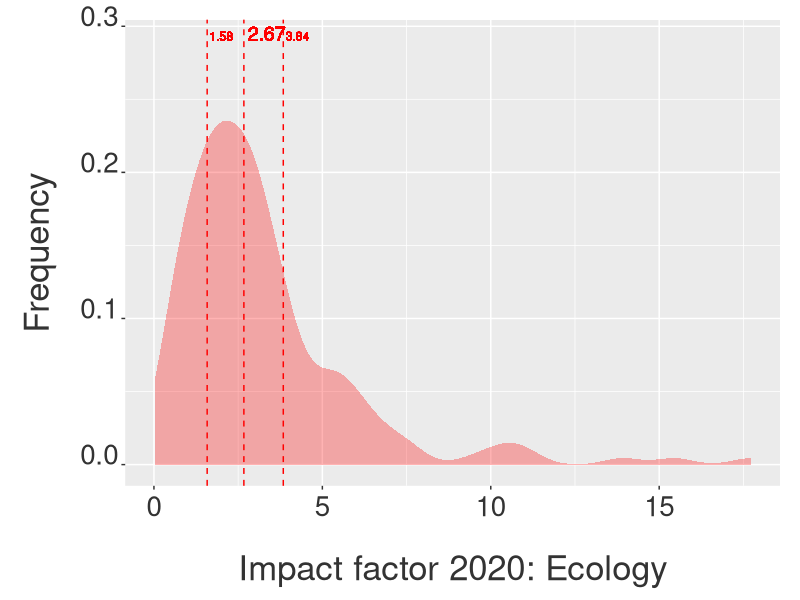

This figure's R source: (Note: this script raises an error after producing the figure.)
################################################################################
##### Impact factor analysis of the journals classified as "Ecology" (JCR)
##### and "Biodiversity" (CAPES).
##### Ecological Synthesis Lab: https://marcomellolab.wordpress.com.
##### Author: Marco Mello.
##### See README for further info:
##### https://github.com/marmello77/ImpactFactor/blob/master/README.md
################################################################################


################################################################################
##### Get ready
################################################################################


setwd(dirname(rstudioapi::getActiveDocumentContext()$path))

rm(list= ls())

library(ggplot2)
library(plyr)
library(RColorBrewer)
library(reshape2)
library(tidyverse)


################################################################################
##### Ecology
################################################################################


# Importação de dados no formato usado até 2020:

#jcreco = read.csv("data/jcr ecology 2020.csv", na = "Not Available",
#skip = 1, header = T)
#neco<-dim(jcreco)[1]
#jcreco<-jcreco[1:(neco-2),]
#jcreco<-jcreco[,1:(ncol(jcreco)-1)]


# OBS: no formato adotado pelo JCR a partir de 2021, é preciso remover a última
# coluna vazia que vem no CSV. Isso pode ser feito manualmente ou através dos
# novos códigos abaixo.

# Método 1
#fl <- "data/jcr ecology 2020.csv"
#txt <- readLines(fl)
#txt <- txt[-1]
#txt <- sub(",$", "", txt)
#con <- textConnection(txt)
#df1 <- read.csv(con)
#close(con)
#head(df1)

#Método 2

jcreco <- read.table("data/jcr ecology 2020.csv", sep=",", 
                 skip=2, fill=T, header=T, row.names=NULL,
                 na.strings = "n/a")
names(jcreco)[-ncol(jcreco)] <- names(jcreco)[-1]
jcreco <- jcreco[,-ncol(jcreco)]
jcreco <- jcreco[1:(nrow(jcreco)-2),]
jcreco$Total.Citations <- as.integer(gsub(",", "", jcreco$Total.Citations))

head(jcreco)
tail(jcreco)
colnames(jcreco)
str(jcreco)
dim(jcreco)
sum(is.na(jcreco))

jcreco.med <- summarise(jcreco, 
                        IFmedian = median(X2020.JIF, na.rm = T))
jcreco.med
eco.med = round(jcreco.med[1,1], digits = 2)
eco.med

jcreco.qua1 <- summarise(jcreco, 
                         IFqua1 = quantile(X2020.JIF, na.rm = T))
class(jcreco.qua1)
head(jcreco.qua1)
str(jcreco.qua1)
eco.qua1 = round(jcreco.qua1[2,1], digits = 2)
eco.qua1

jcreco.qua2 <- summarise(jcreco, 
                         IFqua2 = quantile(X2020.JIF, na.rm = T))
class(jcreco.qua2)
head(jcreco.qua2)
str(jcreco.qua2)
eco.qua2 = round(jcreco.qua2[4,1], digits = 2)
eco.qua2

p1 <- ggplot(jcreco, aes(x=X2020.JIF)) +
  geom_density(color = F, fill = "red", alpha = 0.3, position = "identity") +
  xlab("Impact factor 2020: Ecology") + 
  ylab("Frequency") +
  theme(axis.text.x = element_text(colour="grey20",size=20,
                                   angle=0,hjust=.5,vjust=.5,face="plain"),
        axis.text.y = element_text(colour="grey20",size=20,
                                   angle=0,hjust=1,vjust=0,face="plain"),
        axis.title.x = element_text(colour="grey20",size=25,
                                    angle=0,hjust=.5,vjust=0,face="plain"),
        axis.title.y = element_text(colour="grey20",size=25,
                                    angle=90,hjust=.5,vjust=.5,face="plain")) +
  theme(plot.margin = unit(c(0.5,0.5,0.5,0.5),"cm")) +
  theme(axis.title.y=element_text(margin=margin(0,20,0,0)),
        axis.title.x=element_text(margin=margin(20,0,0,0))) +
  geom_vline(data=jcreco.med, aes(xintercept=eco.med),
             linetype="dashed", size=0.5, color = "red") +
  geom_text(aes(eco.med, 0.29, label = eco.med, angle = 0, 
                hjust = -0.1, vjust = 0), size = 5, color = "red") +
  geom_vline(data=jcreco.qua1, aes(xintercept=eco.qua1),
             linetype="dashed", size=0.5, color = "red") +
  geom_text(aes(eco.qua1, 0.29, label = eco.qua1, angle = 0, 
                hjust = -0.1, vjust = 0), size = 3, color = "red") +
  geom_vline(data=jcreco.qua1, aes(xintercept=eco.qua2),
             linetype="dashed", size=0.5, color = "red") +
  geom_text(aes(eco.qua2, 0.29, label = eco.qua2, angle = 0,
                hjust = -0.1, vjust = 0), size = 3, color = "red")

p1
png(filename= "figures/ecology 2020.png", 
    res= 300,  height= 16, 
    width=26, unit="cm")
p1
dev.off()


################################################################################
##### Biodiversity
################################################################################


jcroce <- read.table("data/jcr oceanography 2020.csv", sep=",", 
                     skip=2, fill=T, header=T, row.names=NULL,
                     na.strings = "n/a")
names(jcroce)[-ncol(jcroce)] <- names(jcroce)[-1]
jcroce <- jcroce[,-ncol(jcroce)]
jcroce <- jcroce[1:(nrow(jcroce)-2),]
jcroce$Total.Citations <- as.integer(gsub(",", "", jcroce$Total.Citations))


jcrpla <- read.table("data/jcr plant sciences 2020.csv", sep=",", 
                     skip=2, fill=T, header=T, row.names=NULL,
                     na.strings = "n/a")
names(jcrpla)[-ncol(jcrpla)] <- names(jcrpla)[-1]
jcrpla <- jcrpla[,-ncol(jcrpla)]
jcrpla <- jcrpla[1:(nrow(jcrpla)-2),]
jcrpla$Total.Citations <- as.integer(gsub(",", "", jcrpla$Total.Citations))


jcrzoo <- read.table("data/jcr zoology 2020.csv", sep=",", 
                     skip=2, fill=T, header=T, row.names=NULL,
                     na.strings = "n/a")
names(jcrzoo)[-ncol(jcrzoo)] <- names(jcrzoo)[-1]
jcrzoo <- jcrzoo[,-ncol(jcrzoo)]
jcrzoo <- jcrzoo[1:(nrow(jcrzoo)-2),]
jcrzoo$Total.Citations <- as.integer(gsub(",", "", jcrzoo$Total.Citations))


head(jcroce)
tail(jcroce)
colnames(jcroce)
str(jcroce)
dim(jcroce)
sum(is.na(jcroce))

head(jcrpla)
tail(jcrpla)
colnames(jcrpla)
str(jcrpla)
dim(jcrpla)
sum(is.na(jcrpla))

head(jcrzoo)
tail(jcrzoo)
colnames(jcrzoo)
str(jcrzoo)
dim(jcrzoo)
sum(is.na(jcrzoo))

jcrbio <- rbind(jcreco, jcroce[1:nrow(jcroce),], 
                jcrpla[1:nrow(jcrpla),], jcrzoo[1:nrow(jcrzoo),])

head(jcrbio)
tail(jcrbio)
dim(jcrbio)
names(jcrbio)
nrow(jcrbio)
length(jcrbio$Journal.name)
sum(nrow(jcreco), nrow(jcroce), nrow(jcrpla), nrow(jcrzoo))

jcrbio$Category <- c(replicate(nrow(jcreco), "Ecology"), 
                     replicate(nrow(jcroce), "Oceanography"), 
                     replicate(nrow(jcrpla), "PlantScience"), 
                     replicate(nrow(jcrzoo), "Zoology"))

jcrbio.med <- ddply(jcrbio, "Category", summarise, 
                    IFmedian = median(X2020.JIF, na.rm = T))
jcrbio.med

eco.med = round(jcrbio.med[1,2], digits = 2)
oce.med = round(jcrbio.med[2,2], digits = 2)
pla.med = round(jcrbio.med[3,2], digits = 2)
zoo.med = round(jcrbio.med[4,2], digits = 2)

p2 <- ggplot(jcrbio, aes(x=X2020.JIF, fill=Category)) +
  geom_density(alpha=.3, position="identity", color = F) +
  xlab("Impact factor 2020: Biodiversidade Capes") + 
  ylab("Frequency") +
  theme(axis.text.x = element_text(colour="grey20",size=20,angle=0,
                                   hjust=.5,vjust=.5,face="plain"),
        axis.text.y = element_text(colour="grey20",size=20,angle=0,
                                   hjust=1,vjust=0,face="plain"),
        axis.title.x = element_text(colour="grey20",size=25,angle=0,
                                    hjust=.5,vjust=0,face="plain"),
        axis.title.y = element_text(colour="grey20",size=25,angle=90,
                                    hjust=.5,vjust=.5,face="plain")) +
  theme(plot.margin = unit(c(0.5,0.5,0.5,0.5),"cm")) +
  theme(axis.title.y=element_text(margin=margin(0,20,0,0)),
        axis.title.x=element_text(margin=margin(20,0,0,0))) +
  geom_vline(data=jcrbio.med, aes(xintercept=IFmedian,  colour=Category),
             linetype="dashed", size=0.5) +
  geom_text(aes(eco.med, 0.60, label = eco.med, angle = 0, 
                hjust = 0, vjust = 0), size = 3) +
  geom_text(aes(oce.med, 0.62, label = oce.med, angle = 0, 
                hjust = 0, vjust = 0), size = 3) +
  geom_text(aes(pla.med, 0.64, label = pla.med, angle = 0, 
                hjust = 0, vjust = 0), size = 3) +
  geom_text(aes(zoo.med, 0.66, label = zoo.med, angle = 0, 
                hjust = 0, vjust = 0), size = 3)

p2
png(filename= "figures/biodiversity 2020.png", 
    res= 300,  height= 16,
    width=26, unit="cm")
p2
dev.off()


################################### END ########################################
